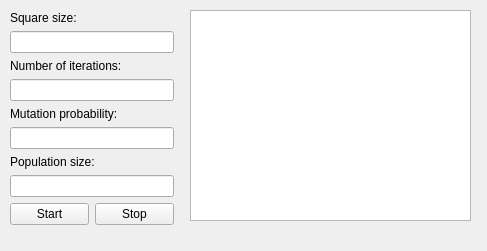
<?xml version="1.0" encoding="UTF-8"?>
<ui version="4.0">
 <class>EvolutionaryWindow</class>
 <widget class="QMainWindow" name="EvolutionaryWindow">
  <property name="geometry">
   <rect>
    <x>0</x>
    <y>0</y>
    <width>487</width>
    <height>251</height>
   </rect>
  </property>
  <property name="windowTitle">
   <string>Euler Square - Evolutionary Algorithm</string>
  </property>
  <widget class="QWidget" name="centralwidget">
   <widget class="QWidget" name="gridLayoutWidget_4">
    <property name="geometry">
     <rect>
      <x>10</x>
      <y>10</y>
      <width>164</width>
      <height>215</height>
     </rect>
    </property>
    <layout class="QGridLayout" name="gridLayout_4">
     <item row="0" column="0">
      <layout class="QGridLayout" name="gridLayout">
       <item row="2" column="0">
        <widget class="QLineEdit" name="lineEditSquareSize"/>
       </item>
       <item row="1" column="0">
        <widget class="QLabel" name="label_2">
         <property name="text">
          <string>Square size:</string>
         </property>
        </widget>
       </item>
       <item row="3" column="0">
        <layout class="QGridLayout" name="gridLayout_2">
         <item row="1" column="0">
          <widget class="QLineEdit" name="lineEditIterationNumber"/>
         </item>
         <item row="0" column="0">
          <widget class="QLabel" name="label">
           <property name="text">
            <string>Number of iterations:</string>
           </property>
          </widget>
         </item>
         <item row="3" column="0">
          <layout class="QGridLayout" name="gridLayout_3">
           <item row="0" column="0">
            <widget class="QPushButton" name="buttonStart">
             <property name="text">
              <string>Start</string>
             </property>
            </widget>
           </item>
           <item row="0" column="1">
            <widget class="QPushButton" name="buttonStop">
             <property name="text">
              <string>Stop</string>
             </property>
            </widget>
           </item>
          </layout>
         </item>
         <item row="2" column="0">
          <layout class="QGridLayout" name="gridLayout_6">
           <item row="1" column="0">
            <widget class="QLineEdit" name="lineEditProbability"/>
           </item>
           <item row="0" column="0">
            <widget class="QLabel" name="label_4">
             <property name="text">
              <string>Mutation probability:</string>
             </property>
            </widget>
           </item>
           <item row="2" column="0">
            <layout class="QGridLayout" name="gridLayout_5">
             <item row="0" column="0">
              <widget class="QLabel" name="label_3">
               <property name="text">
                <string>Population size:</string>
               </property>
              </widget>
             </item>
             <item row="1" column="0">
              <widget class="QLineEdit" name="lineEditPopulationSize"/>
             </item>
            </layout>
           </item>
          </layout>
         </item>
        </layout>
       </item>
      </layout>
     </item>
    </layout>
   </widget>
   <widget class="QTextEdit" name="textEditResult">
    <property name="geometry">
     <rect>
      <x>190</x>
      <y>10</y>
      <width>281</width>
      <height>211</height>
     </rect>
    </property>
   </widget>
  </widget>
 </widget>
 <resources/>
 <connections/>
</ui>
